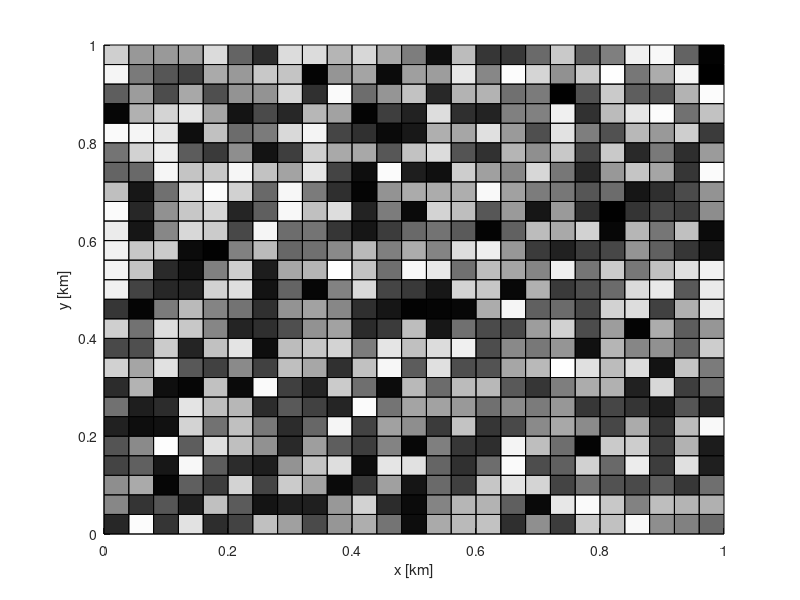
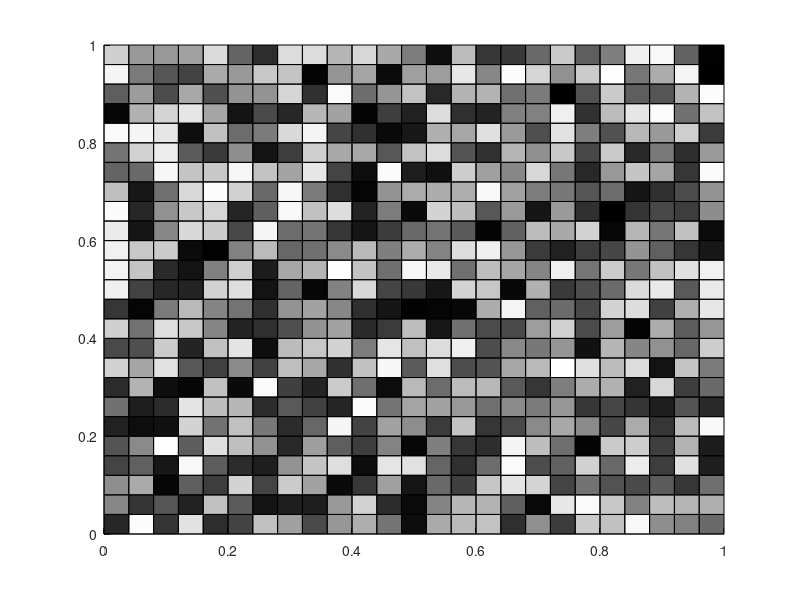
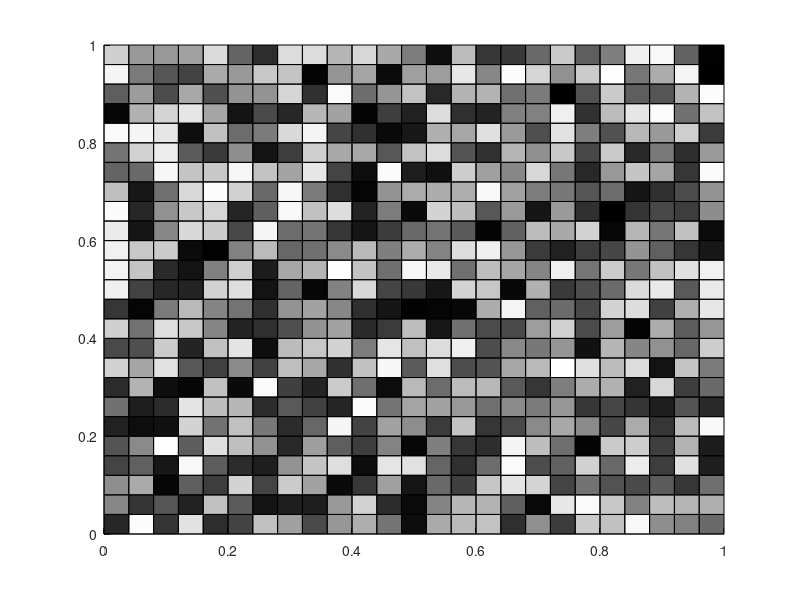

MATLAB code to generate these figures, in order: (Note: this script raises an error after producing the figures.)
close all; clear all; clc

addpath([pwd '\..\..\Errata_Tutorials_DebugTools\Functions'])

flag_do_plot = 1;
n = 25;
m = 25;
sz = [n m]; % size of board
surface_grid = rand(n,m);
cells = [];
figure(1); hold on
xlabel('x [km]')
ylabel('y [km]')
for ind = 1:1:n
    yvec = [(ind-1)/n (ind-1)/n ind/n ind/n];
    for jind = 1:1:m
        xvec = [(jind-1)/m jind/m jind/m (jind-1)/m];
        face_alpha = surface_grid(ind,jind);
        fill(xvec,yvec,'black','FaceAlpha',face_alpha)
        cells(ind*jind).xv = xvec;
        cells(ind*jind).yv = yvec;
        cells(ind*jind).cost = face_alpha;
    end
end
figure(2); hold on
for ind = 1:1:n
    yvec = [(ind-1)/n (ind-1)/n ind/n ind/n];
    for jind = 1:1:m
        xvec = [(jind-1)/m jind/m jind/m (jind-1)/m];
        face_alpha = surface_grid(ind,jind);
        fill(xvec,yvec,'black','FaceAlpha',face_alpha)
        cells(ind*jind).xv = xvec;
        cells(ind*jind).yv = yvec;
        cells(ind*jind).cost = face_alpha;
    end
end
figure(5); hold on
for ind = 1:1:n
    yvec = [(ind-1)/n (ind-1)/n ind/n ind/n];
    for jind = 1:1:m
        xvec = [(jind-1)/m jind/m jind/m (jind-1)/m];
        face_alpha = surface_grid(ind,jind);
        fill(xvec,yvec,'black','FaceAlpha',face_alpha)
        cells(ind*jind).xv = xvec;
        cells(ind*jind).yv = yvec;
        cells(ind*jind).cost = face_alpha;
    end
end
% generate map
Halton_seed = 10;
low_pt = 1+Halton_seed; high_pt = 30+Halton_seed; % range of Halton points to use to generate the tiling
trim_polytopes = fcn_MapGen_haltonVoronoiTiling([low_pt,high_pt],[1 1]);
% shink the polytopes so that they are no longer tiled
gap_size = 0.08; % desired average maximum radius
polytopes = fcn_MapGen_polytopesShrinkFromEdges(trim_polytopes,gap_size);
% plot the map

    fig = 2; % figure to plot on
    line_spec = 'b-'; % edge line plotting
    line_width = 2; % linewidth of the edge
    axes_limits = [0 1 0 1]; % x and y axes limits
    axis_style = 'square'; % plot axes style
    fcn_MapGen_plotPolytopes(polytopes,fig,line_spec,line_width,axes_limits,axis_style);
    hold on
    box on
    xlabel('x [km]')
    ylabel('y [km]')
    poly_map_stats = fcn_MapGen_polytopesStatistics(polytopes);
    my_title = sprintf('obstacle departure ratio: %2f',poly_map_stats.avg_r_D);
    title(my_title);
%% create polyshapes array from polytopes array
    polyshapes = [];
    polyshape_background = polyshape([0 0 1 1],[0 1 1 0]);
    if flag_do_plot
        figure(3)
        clf
    end
    for i = 1:length(polytopes)
        new_polyshape = polyshape(polytopes(i).xv,polytopes(i).yv);
        polyshapes = [polyshapes, new_polyshape];
        if flag_do_plot
            figure(3)
            hold on
            title('Polyshapes before subtraction')
            plot(polyshapes(i))
        end
        polyshape_background = subtract(polyshape_background,new_polyshape);
    end
figure(3)
plot(polyshape_background)
figure(4)
plot(polyshape_background)

[p_tri_polyshapes, p_tri_polytopes] = INTERNAL_fcn_triangulatePolyshape(polyshape_background,flag_do_plot)
figure(5)
for i = 1:length(p_tri_polyshapes)
    plot(p_tri_polyshapes{i})
end
% make a grid Thrusday
% convert some grid cells to polytopes Friday-Monday
    % this means find departure ratio
    % find cricical traversal cost
    % note all cell vertices above critical cost
    % some polys are inside, some outside, some on edge
    % find overlapping polytopes
    % remove them from the list replacing them with their union()
    % non overlapping squares just get added to the list

% subtract polytopes from background and triangulate Monday-Tuesday
function [p_tri_polyshapes, p_tri_polytopes] = INTERNAL_fcn_triangulatePolyshape(my_polyshape,flag_do_plot)
    % make polyshape into triangulation
    p_tri = triangulation(my_polyshape);
    if flag_do_plot
        figure
        hold on
        triplot(p_tri)
    end
    % initialize cell array to store triangulation converted to polyshapes
    p_tri_polyshapes = {};
    % initialize array to store triangulation converted to polytopes
    p_tri_polytopes = [];
    % go through each set of connected triangle vertecies
    for i=1:size(p_tri.ConnectivityList,1)
        x1 = p_tri.Points(p_tri.ConnectivityList(i,1),1);
        y1 = p_tri.Points(p_tri.ConnectivityList(i,1),2);
        x2 = p_tri.Points(p_tri.ConnectivityList(i,2),1);
        y2 = p_tri.Points(p_tri.ConnectivityList(i,2),2);
        x3 = p_tri.Points(p_tri.ConnectivityList(i,3),1);
        y3 = p_tri.Points(p_tri.ConnectivityList(i,3),2);
%         if norm(([x1, y1] - [x2, y2]) == [0, 0]) == 0 || norm(([x1, y1] - [x3, y3]) == [0, 0]) == 0 || norm(([x2, y2] - [x3, y3]) == [0, 0]) == 0
%             continue
%         end
        % turn each triangle into a polyshape
        p_tri_polyshapes{i} = polyshape([x1 x2 x3],[y1 y2 y3]);
        if flag_do_plot
            plot(p_tri_polyshapes{i})
        end
        % turn each triangle into polytope
        p_tri_polytopes(i).vertices = [x1 y1; x2 y2; x3 y3; x1 y1];
    end
    % fill out all polytope fields from vertices
    p_tri_polytopes = fcn_MapGen_fillPolytopeFieldsFromVertices(p_tri_polytopes);
end
